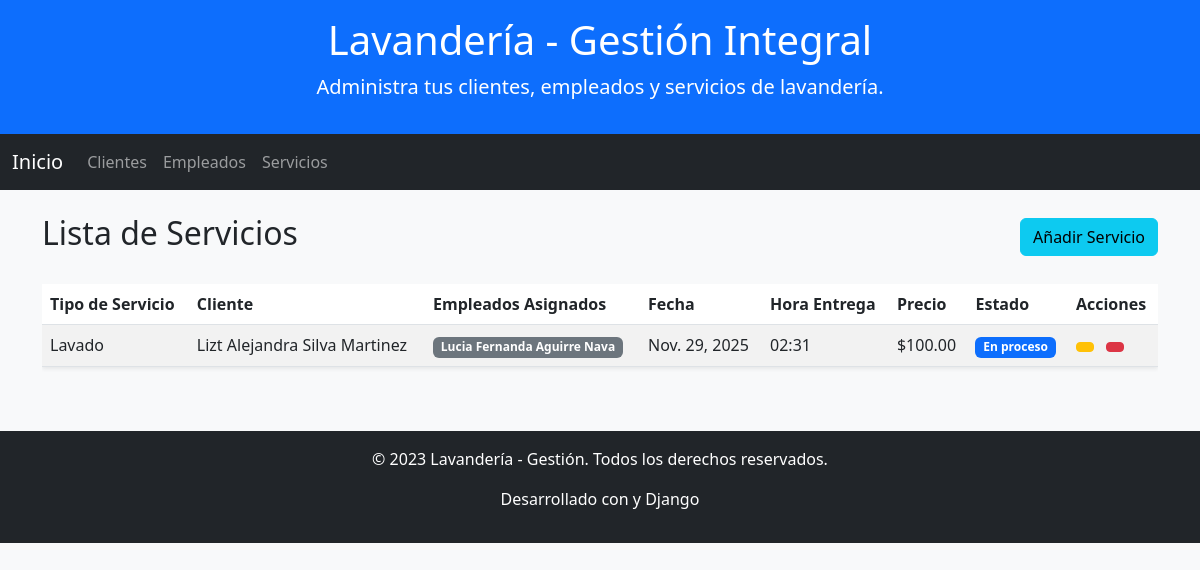
The app's page /servicios/ with its own data.
### app_lavanderia/models.py (models this page shows, shortened)
class Servicio(models.Model):
    cliente = models.ForeignKey(Cliente, on_delete=models.CASCADE, related_name='servicios')
    tipo_servicio = models.CharField(max_length=100)
    fecha_servicio = models.DateField()
    hora_entrega = models.TimeField()
    descripcion = models.TextField()
    precio = models.DecimalField(max_digits=8, decimal_places=2)
    estado = models.CharField(
        max_length=50,
        choices=[
            ('Pendiente', 'Pendiente'),
            ('En proceso', 'En proceso'),
            ('Completado', 'Completado')
        ],
        default='Pendiente'
    )
    forma_pago = models.CharField(max_length=50, default='Efectivo')

class Cliente(models.Model):
    nombre = models.CharField(max_length=100)
    apellido = models.CharField(max_length=100)
    telefono = models.CharField(max_length=15)
    correo = models.EmailField()
    direccion = models.CharField(max_length=200)
    fecha_registro = models.DateField(auto_now_add=True)
    notas = models.TextField(blank=True, null=True)

class Empleado(models.Model):
    nombre = models.CharField(max_length=100)
    apellido = models.CharField(max_length=100)
    puesto = models.CharField(max_length=100)
    telefono = models.CharField(max_length=15)
    correo = models.EmailField()
    fecha_contratacion = models.DateField()
    salario = models.DecimalField(max_digits=8, decimal_places=2)
    servicios = models.ManyToManyField('Servicio', related_name='empleados')

### app_lavanderia/views.py (the view)
# urls.py: path('servicios/', views.ver_servicios, name='ver_servicios'), # <--- ESTA ES LA CLAVE
def ver_servicios(request):
    servicios = Servicio.objects.all().select_related('cliente').prefetch_related('empleados')
    return render(request, 'servicio/ver_servicios.html', {'servicios': servicios})

### app_lavanderia/templates/servicio/ver_servicios.html (shortened to what this page needs)
{% extends 'base.html' %}
{% block content %}
<div class="d-flex justify-content-between align-items-center mb-4">
    <h2> Lista de Servicios</h2>
    <a href="{% url 'agregar_servicio' %}" class="btn btn-info">
         Añadir Servicio
    </a>
</div>
{% if servicios %}
<div class="table-responsive">
    <table class="table table-striped table-hover shadow-sm">
        <thead class="bg-dark text-white">
            <tr>
                <th>Tipo de Servicio</th>
                <th>Cliente</th>
                <th>Empleados Asignados</th>
                <th>Fecha</th>
                <th>Hora Entrega</th>
                <th>Precio</th>
                <th>Estado</th>
                <th>Acciones</th>
            </tr>
        </thead>
        <tbody>
            {% for servicio in servicios %}
            <tr>
                <td>{{ servicio.tipo_servicio }}</td>
                <td>{{ servicio.cliente.nombre }} {{ servicio.cliente.apellido }}</td>
                <td>
                    {% for empleado in servicio.empleados.all %}
                        <span class="badge bg-secondary">{{ empleado.nombre }} {{ empleado.apellido }}</span>
                    {% empty %}
                        <span class="badge bg-warning text-dark">Sin Asignar</span>
                    {% endfor %}
                </td>
                <td>{{ servicio.fecha_servicio }}</td>
                <td>{{ servicio.hora_entrega|time:"H:i" }}</td>
                <td>${{ servicio.precio|floatformat:2 }}</td>
                <td>
                    {% if servicio.estado == 'Completado' %}
                        <span class="badge bg-success">{{ servicio.estado }}</span>
                    {% elif servicio.estado == 'En proceso' %}
                        <span class="badge bg-primary">{{ servicio.estado }}</span>
                    {% else %}
                        <span class="badge bg-warning text-dark">{{ servicio.estado }}</span>
                    {% endif %}
                </td>
                <td>
                    <a href="{% url 'actualizar_servicio' servicio.id %}" class="btn btn-warning btn-sm me-2" title="Actualizar">
                    </a>
                    <a href="{% url 'borrar_servicio' servicio.id %}" class="btn btn-danger btn-sm" title="Borrar">
                    </a>
                </td>
            </tr>
            {% endfor %}
        </tbody>
    </table>
</div>
{% endif %}
{% endblock %}

### records on screen
Servicio: tipo_servicio "Lavado", cliente.nombre "Lizt Alejandra", cliente.apellido "Silva Martinez", fecha_servicio "Nov. 29, 2025", hora_entrega "02:31", precio "100.00", estado "En proceso"
Empleado: nombre "Lucia Fernanda", apellido "Aguirre Nava"
